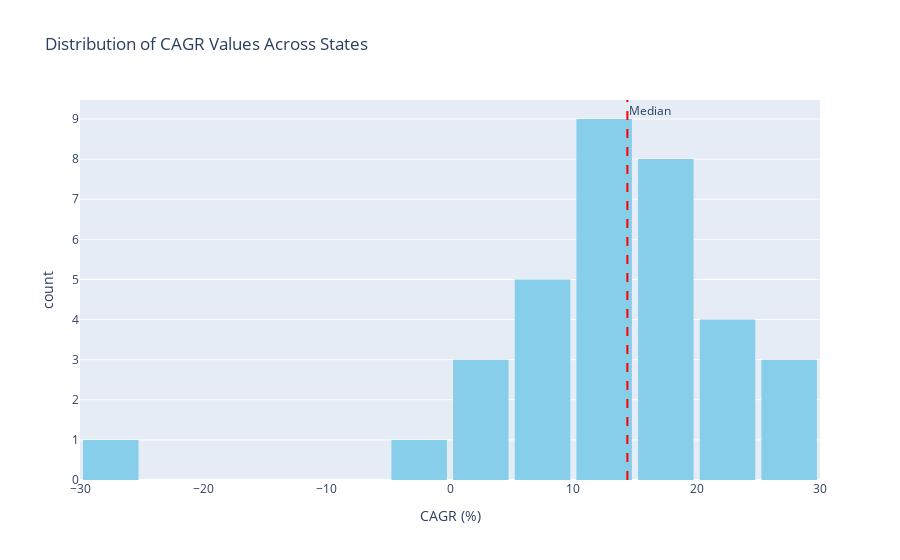

Source (notebook cell):
### Code cell
# Calculate CAGR (Compound Annual Growth Rate) for 2-year period
print("Calculating CAGR for each state...")
state_sales_pivot['CAGR'] = (
  (state_sales_pivot['sales_2024'] / state_sales_pivot['sales_2022']) ** (1/2) - 1
) * 100  # Converting to percentage

# Display the pivot table with CAGR
display(state_sales_pivot.head())

# Summary statistics for CAGR
print("\nCAGR Summary Statistics:")
display(state_sales_pivot['CAGR'].describe())

# Distribution of CAGR values
fig = px.histogram(state_sales_pivot, x='CAGR', 
                  title='Distribution of CAGR Values Across States',
                  labels={'CAGR': 'CAGR (%)', 'count': 'Number of States'},
                  nbins=20,
                  color_discrete_sequence=['skyblue'])
fig.add_vline(x=state_sales_pivot['CAGR'].median(), line_dash="dash", line_color="red", 
              annotation_text="Median", annotation_position="top right")
fig.update_layout(bargap=0.1)
fig.show()

### Figure 1 — Plotly figure (JSON) as saved in the notebook; plotly's stock layout.template omitted (floating-point values rounded to 4 significant figures)
{"data": [{"bingroup": "x", "hovertemplate": "CAGR (%)=%{x}<br>count=%{y}<extra></extra>", "legendgroup": "", "marker": {"color": "skyblue", "pattern": {"shape": ""}}, "name": "", "nbinsx": 20, "orientation": "v", "showlegend": false, "type": "histogram", "x": [18.29, 0.6525, 18.3, 20.13, 12.63, 10.53, 13.53, 14.94, 22.88, 27.41, 20.55, 17.68, 9.156, 2.002, 9.664, 25.28, -3.804, 4.945, 15.32, 17.31, -28.59, 28.47, 18.77, 14.92, 13.54, 15.9, 13.85, 21.5, 8.729, 12.98, 10.94, 8.361, 15.97, 5.716], "xaxis": "x", "yaxis": "y"}], "layout": {"annotations": [{"showarrow": false, "text": "Median", "x": 14.38, "xanchor": "left", "xref": "x", "y": 1, "yanchor": "top", "yref": "y domain"}], "bargap": 0.1, "barmode": "relative", "legend": {"tracegroupgap": 0}, "shapes": [{"line": {"color": "red", "dash": "dash"}, "type": "line", "x0": 14.38, "x1": 14.38, "xref": "x", "y0": 0, "y1": 1, "yref": "y domain"}], "title": {"text": "Distribution of CAGR Values Across States"}, "xaxis": {"anchor": "y", "domain": [0, 1], "title": {"text": "CAGR (%)"}}, "yaxis": {"anchor": "x", "domain": [0, 1], "title": {"text": "count"}}}}
